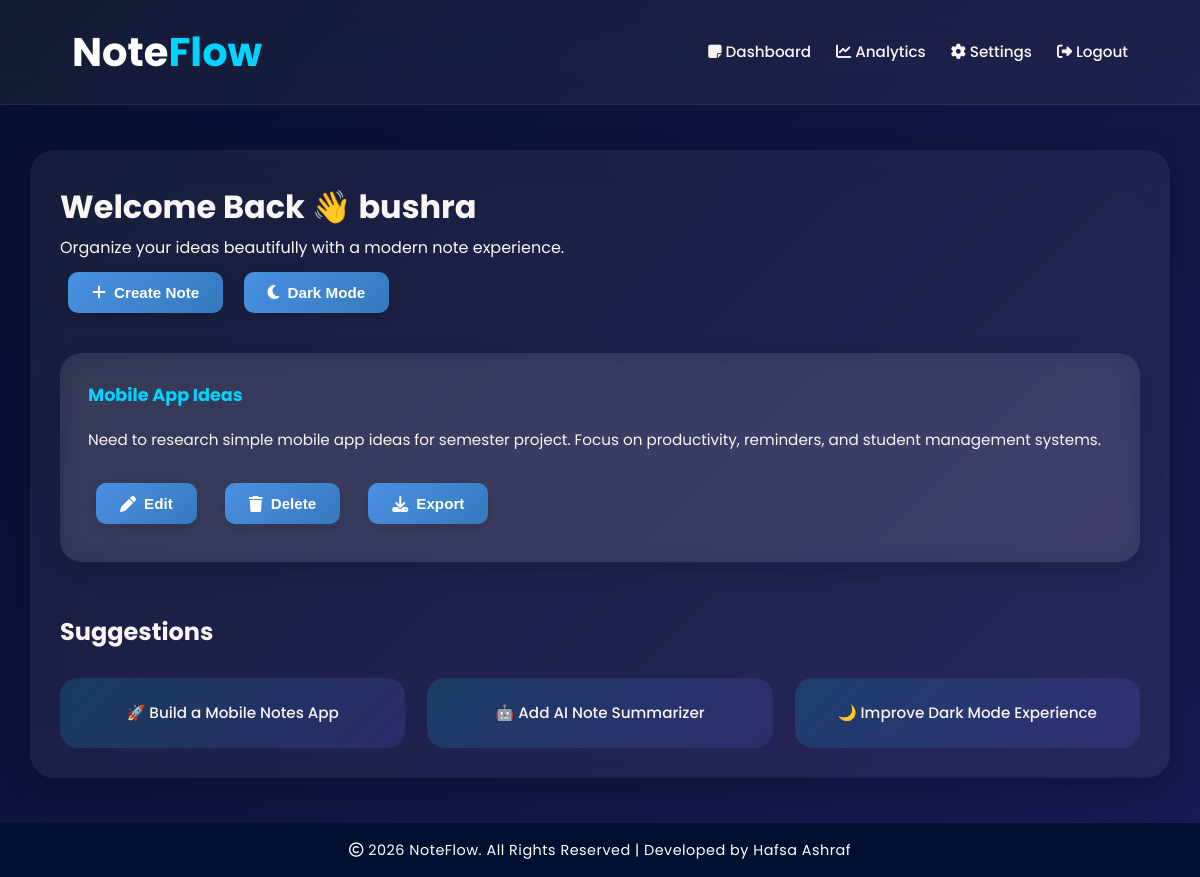
/dashboard (signed in), run on the app's committed database.
### tables this page shows
CREATE TABLE notes (
                    id INTEGER PRIMARY KEY AUTOINCREMENT,
                    user_id INTEGER NOT NULL,
                    title TEXT NOT NULL,
                    content TEXT NOT NULL,
                    pinned INTEGER DEFAULT 0,
                    created_at TEXT,
                    updated_at TEXT,
                    FOREIGN KEY(user_id) REFERENCES users(id));

### app.py (the view)
@app.route("/dashboard")
def dashboard():
    if "user_id" not in session:
        return redirect(url_for("login"))
    conn = get_db()
    notes = conn.execute(
        "SELECT * FROM notes WHERE user_id=? ORDER BY pinned DESC, created_at DESC",
        (session["user_id"],)
    ).fetchall()
    conn.close()
    return render_template("dashboard.html", notes=notes)

### app.py (called while the page is built)
def get_db():
    conn = sqlite3.connect(DB_PATH)
    conn.row_factory = sqlite3.Row
    return conn

### templates/dashboard.html
{% extends "base.html" %}
{% block content %}
<h1>Welcome Back 👋 {{ session['username'] }}</h1>
<p>Organize your ideas beautifully with a modern note experience.</p>
<a href="{{ url_for('add_note') }}"><button><i class="fa-solid fa-plus"></i> Create Note</button></a>
<button onclick="toggleDarkMode()"><i class="fa-solid fa-moon"></i> Dark Mode</button>
<div class="notes-grid">
  {% if notes %}
    {% for note in notes %}
    <div class="note-card">
      <div>
        <h3>{{ note[2] }}</h3>
        <p>{{ note[3] }}</p>
      </div>
      <div class="actions">
        <a href="{{ url_for('edit_note', id=note[0]) }}"><button><i class="fa-solid fa-pen"></i> Edit</button></a>
        <a href="{{ url_for('delete_note', id=note[0]) }}" onclick="return confirm('Delete this note?');"><button><i class="fa-solid fa-trash"></i> Delete</button></a>
        <a href="{{ url_for('download_note', id=note[0]) }}"><button><i class="fa-solid fa-download"></i> Export</button></a>
      </div>
    </div>
    {% endfor %}
  {% else %}
    <div class="note-card">
      <img src="{{ url_for('static', filename='img/empty_state.png') }}" alt="Empty State" style="max-width:200px;">
      <p>No notes yet. Start by adding one!</p>
    </div>
  {% endif %}
</div>
<h2 style="margin-top:50px;">Suggestions</h2>
<div class="suggestions-grid">
  <div class="suggestion-card">🚀 Build a Mobile Notes App</div>
  <div class="suggestion-card">🤖 Add AI Note Summarizer</div>
  <div class="suggestion-card">🌙 Improve Dark Mode Experience</div>
</div>
{% endblock %}

### static/css/style.css (style rules this page uses)
:root { --primary:#00d4ff; --secondary:#000b47; --accent:#ffcc70; --text-main:#faf5f5; --text-light:#b8c4d2; --transition:all 0.35s ease; }
* { margin: 0%;; padding: 0%;; box-sizing:border-box; }
body { font-family:'Poppins',sans-serif; background:linear-gradient(135deg,#070F2B,#1B1A55); color:var(--text-main); min-height:100vh; line-height:1.7; }
button { border:none;outline:none; padding:14px 26px;border-radius:14px; cursor:pointer;font-size:0.95rem;font-weight:600; display:inline-flex;align-items:center;gap:10px; color:#fff; background:linear-gradient(135deg,var(--secondary),var(--primary)); transition:var(--transition); margin:10px 8px; }
button i { font-size:1rem; }
.notes-grid { display:grid; grid-template-columns:no-repeat(auto-fit,minmax(320px,1fr)); gap:28px; margin-top:30px; }
.note-card { background:rgba(255,255,255,0.07); backdrop-filter:blur(16px); border-radius:22px; padding:28px; display:flex; flex-direction:column; justify-content:space-between; box-shadow:0 8px 24px rgba(0,0,0,0.18); transition:var(--transition); }
.note-card h3 { margin-bottom:17px; color: #00d4ff }
.note-card p { margin-bottom:20px; }
.note-card .actions { display:flex; gap:12px; flex-wrap:wrap; }
.suggestions-grid { display:grid; grid-template-columns:repeat(auto-fit,minmax(220px,1fr)); gap:22px;margin-top:25px; }
.suggestion-card { background:linear-gradient(135deg,rgba(0,212,255,0.15),rgba(108,99,255,0.15)); border-radius:18px; padding:22px; text-align:center; font-weight:500; }
body, .navbar, .note-card, .auth-container, .suggestion-card, footer { transition: background-color 0.3s ease, color 0.3s ease; }
body { font-size: 16px; }
button { font-size: 0.95rem; }
.note-card h3 { font-size: 1.1rem; }
.note-card p, .suggestion-card { font-size: 0.95rem; }
button { border: none; outline: none; padding: 12px 24px; border-radius: 10px; cursor: pointer; font-size: 0.95rem; font-weight: 600; display: inline-flex; align-items: center; gap: 8px; color: #fff; background: linear-gradient(135deg, #4a90e2, #357abd); box-shadow: 0 4px 12px rgba(0,0,0,0.15); transition: all 0.3s ease; }
button i { font-size: 1rem; }
html, body { height: 100%; margin: 0; padding: 0; }
body { display: flex; flex-direction: column; }
@media (max-width: 1200px) { .notes-grid { grid-template-columns: repeat(auto-fit, minmax(280px, 1fr)); } }

### data on the page
notes: title "Mobile App Ideas", content "Need to research simple mobile app ideas for semester project. Focus on productivity, reminders, and student management systems."

### other printed values
{{ session['username'] }} "bushra"
